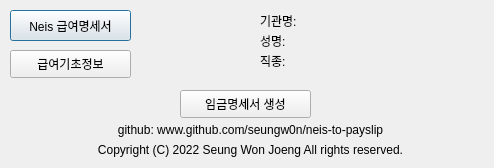
<?xml version="1.0" encoding="UTF-8"?>
<ui version="4.0">
 <class>Dialog</class>
 <widget class="QDialog" name="Dialog">
  <property name="geometry">
   <rect>
    <x>0</x>
    <y>0</y>
    <width>494</width>
    <height>168</height>
   </rect>
  </property>
  <property name="windowTitle">
   <string>Dialog</string>
  </property>
  <widget class="QLabel" name="label">
   <property name="geometry">
    <rect>
     <x>260</x>
     <y>10</y>
     <width>51</width>
     <height>21</height>
    </rect>
   </property>
   <property name="text">
    <string>기관명:</string>
   </property>
   <property name="textFormat">
    <enum>Qt::PlainText</enum>
   </property>
  </widget>
  <widget class="QLabel" name="label_2">
   <property name="geometry">
    <rect>
     <x>260</x>
     <y>30</y>
     <width>71</width>
     <height>21</height>
    </rect>
   </property>
   <property name="text">
    <string>성명:</string>
   </property>
  </widget>
  <widget class="QLabel" name="label_3">
   <property name="geometry">
    <rect>
     <x>260</x>
     <y>50</y>
     <width>51</width>
     <height>21</height>
    </rect>
   </property>
   <property name="text">
    <string>직종:</string>
   </property>
  </widget>
  <widget class="QPushButton" name="selectNeis">
   <property name="geometry">
    <rect>
     <x>10</x>
     <y>10</y>
     <width>121</width>
     <height>31</height>
    </rect>
   </property>
   <property name="text">
    <string>Neis 급여명세서</string>
   </property>
  </widget>
  <widget class="QPushButton" name="selectForm">
   <property name="geometry">
    <rect>
     <x>10</x>
     <y>50</y>
     <width>121</width>
     <height>28</height>
    </rect>
   </property>
   <property name="text">
    <string>급여기초정보</string>
   </property>
  </widget>
  <widget class="QLabel" name="labelSchoolName">
   <property name="geometry">
    <rect>
     <x>320</x>
     <y>10</y>
     <width>171</width>
     <height>20</height>
    </rect>
   </property>
   <property name="text">
    <string/>
   </property>
  </widget>
  <widget class="QLabel" name="labelNeisPath">
   <property name="geometry">
    <rect>
     <x>140</x>
     <y>10</y>
     <width>91</width>
     <height>31</height>
    </rect>
   </property>
   <property name="text">
    <string/>
   </property>
  </widget>
  <widget class="QLabel" name="labelFormPath">
   <property name="geometry">
    <rect>
     <x>140</x>
     <y>50</y>
     <width>91</width>
     <height>21</height>
    </rect>
   </property>
   <property name="text">
    <string/>
   </property>
  </widget>
  <widget class="QLabel" name="labelEmployeeName">
   <property name="geometry">
    <rect>
     <x>320</x>
     <y>30</y>
     <width>121</width>
     <height>20</height>
    </rect>
   </property>
   <property name="text">
    <string/>
   </property>
  </widget>
  <widget class="QLabel" name="labelPosition">
   <property name="geometry">
    <rect>
     <x>320</x>
     <y>50</y>
     <width>121</width>
     <height>20</height>
    </rect>
   </property>
   <property name="text">
    <string/>
   </property>
  </widget>
  <widget class="QLabel" name="label_4">
   <property name="geometry">
    <rect>
     <x>10</x>
     <y>140</y>
     <width>481</width>
     <height>20</height>
    </rect>
   </property>
   <property name="text">
    <string>Copyright (C) 2022 Seung Won Joeng All rights reserved.</string>
   </property>
   <property name="alignment">
    <set>Qt::AlignCenter</set>
   </property>
  </widget>
  <widget class="QPushButton" name="createPayslip">
   <property name="geometry">
    <rect>
     <x>180</x>
     <y>90</y>
     <width>131</width>
     <height>28</height>
    </rect>
   </property>
   <property name="text">
    <string>임금명세서 생성</string>
   </property>
  </widget>
  <widget class="QLabel" name="label_5">
   <property name="geometry">
    <rect>
     <x>10</x>
     <y>120</y>
     <width>481</width>
     <height>20</height>
    </rect>
   </property>
   <property name="text">
    <string>github: www.github.com/seungw0n/neis-to-payslip</string>
   </property>
   <property name="alignment">
    <set>Qt::AlignCenter</set>
   </property>
  </widget>
 </widget>
 <resources/>
 <connections/>
</ui>
